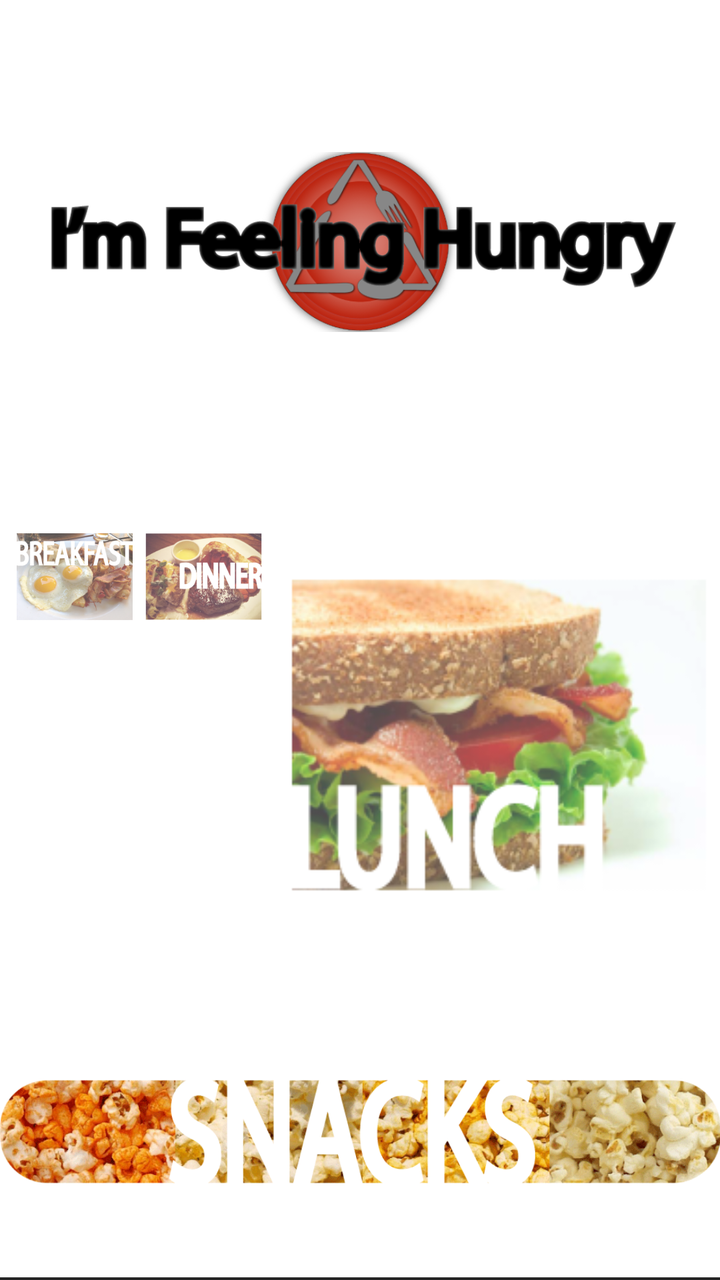
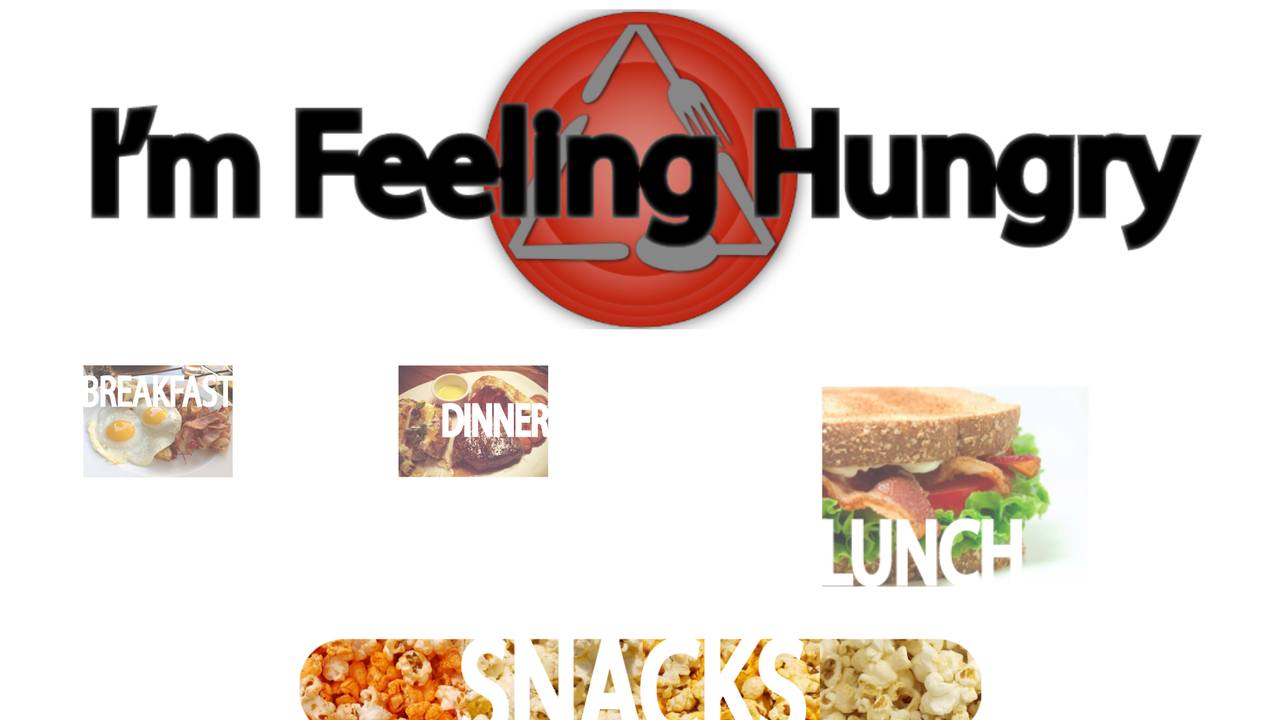

First picture: res/layout/ on a phone held upright. Second picture: the repository's own variant of that layout, on a device whose configuration matches the variant's folder. Source for both follows.
<!-- AndroidManifest.xml: fallback theme Theme.MaterialComponents.DayNight.NoActionBar -->
<!-- res/layout/fragment_hungry.xml -->
<TableLayout xmlns:android="http://schemas.android.com/apk/res/android"
    xmlns:tools="http://schemas.android.com/tools"
    android:layout_width="match_parent"
    android:layout_height="match_parent"
    tools:context=".FragmentHungry" >

    <TableRow
        android:id="@+id/tableRow1"
        android:layout_width="wrap_content"
        android:layout_height="wrap_content"
        android:layout_gravity="top"
        android:layout_weight="1" >

        <ImageButton
            android:id="@+id/hungry_button"
            android:layout_width="wrap_content"
            android:layout_height="wrap_content"
            android:layout_weight="1"
            android:background="@null"
            android:scaleType="fitCenter"
            android:src="@drawable/feeling_hungry" />
    </TableRow>

    <TableRow
        android:id="@+id/tableRow3"
        android:layout_width="wrap_content"
        android:layout_height="wrap_content"
        android:layout_gravity="top"
        android:layout_weight="1" >

        <LinearLayout
            android:layout_width="wrap_content"
            android:layout_height="wrap_content"
            android:layout_margin="5dp" >

            <ImageView
                android:id="@+id/imageViewBreakfast"
                android:layout_width="wrap_content"
                android:layout_height="wrap_content"
                android:layout_weight="1"
                android:scaleType="fitCenter"
                android:src="@drawable/breakfast" />

            <ImageView
                android:id="@+id/imageViewDinner"
                android:layout_width="wrap_content"
                android:layout_height="wrap_content"
                android:layout_weight="1"
                android:src="@drawable/dinner" />

            <ImageView
                android:id="@+id/imageViewLunch"
                android:layout_width="wrap_content"
                android:layout_height="wrap_content"
                android:layout_weight="1"
                android:src="@drawable/lunch" />
        </LinearLayout>
    </TableRow>

    <TableRow
        android:id="@+id/tableRow4"
        android:layout_width="wrap_content"
        android:layout_height="wrap_content"
        android:layout_gravity="top"
        android:layout_weight="1" >

        <ImageView
            android:id="@+id/imageViewSnacks"
            android:layout_width="wrap_content"
            android:layout_height="wrap_content"
            android:layout_weight="1"
            android:src="@drawable/snacks" />
    </TableRow>

    <RelativeLayout
        android:id="@+id/footerHungry"
        android:layout_width="match_parent"
        android:layout_height="wrap_content"
        android:layout_alignParentBottom="true"
        android:layout_alignParentLeft="true"
        android:layout_gravity="bottom"
        android:layout_weight="1"
        android:background="@color/grey_dark"
        android:baselineAligned="true" >

        <ImageButton
            android:id="@+id/imageButtonSearch"
            android:layout_width="wrap_content"
            android:layout_height="wrap_content"
            android:layout_alignParentLeft="true"
            android:layout_centerInParent="true"
            android:layout_gravity="left"
            android:background="@null"
            android:paddingBottom="5dp"
            android:paddingLeft="15dp"
            android:paddingRight="5dp"
            android:paddingTop="5dp"
            android:src="@drawable/search" />

        <ImageButton
            android:id="@+id/imageButton1"
            android:layout_width="wrap_content"
            android:layout_height="wrap_content"
            android:layout_alignBaseline="@+id/imageButtonSearch"
            android:layout_alignParentRight="true"
            android:layout_centerInParent="true"
            android:background="@null"
            android:paddingBottom="5dp"
            android:paddingLeft="5dp"
            android:paddingRight="15dp"
            android:paddingTop="5dp"
            android:src="@drawable/menu" />

    </RelativeLayout>

</TableLayout>
<!-- resources referenced by this layout -->
<resources>
  <color name="grey_dark">#242424</color>
  <!-- drawable breakfast: png bitmap (drawable-xxhdpi, 70042 bytes) -->
  <!-- drawable dinner: png bitmap (drawable-xxhdpi, 73600 bytes) -->
  <!-- drawable feeling_hungry: png bitmap (drawable-mdpi, 72913 bytes) -->
  <!-- drawable lunch: png bitmap (drawable-mdpi, 64880 bytes) -->
  <!-- drawable snacks: png bitmap (drawable-mdpi, 87607 bytes) -->
</resources>
<!-- res/layout-land/fragment_hungry.xml (the repository's variant of the layout above) -->
<!-- drawn on the phone turned sideways -->
<TableLayout xmlns:android="http://schemas.android.com/apk/res/android"
    xmlns:tools="http://schemas.android.com/tools"
    android:layout_width="wrap_content"
    android:layout_height="wrap_content"
    tools:context=".FragmentHungry" >

        <TableRow
            android:id="@+id/tableRow1"
            android:layout_width="wrap_content"
            android:layout_height="wrap_content"
            android:layout_gravity="top"
            android:layout_weight="1" >

            <ImageButton
                android:id="@+id/hungry_button"
                android:layout_width="wrap_content"
                android:layout_height="wrap_content"
                android:layout_weight="1"
                android:background="@null"
                android:scaleType="centerInside"
                android:src="@drawable/feeling_hungry" />

        </TableRow>

        <TableRow
            android:id="@+id/tableRow3"
            android:layout_width="wrap_content"
            android:layout_height="wrap_content"
            android:layout_gravity="top"
            android:layout_weight="1.25" >

            <LinearLayout
                android:layout_width="wrap_content"
                android:layout_height="wrap_content" >

                <ImageView
                    android:id="@+id/imageViewBreakfast"
                    android:layout_width="wrap_content"
                    android:layout_height="wrap_content"
                    android:layout_weight="1"
                    android:scaleType="fitCenter"
                    android:src="@drawable/breakfast" />

                <ImageView
                    android:id="@+id/imageViewDinner"
                    android:layout_width="wrap_content"
                    android:layout_height="wrap_content"
                    android:layout_weight="1"
                    android:src="@drawable/dinner" />

                <ImageView
                    android:id="@+id/imageViewLunch"
                    android:layout_width="wrap_content"
                    android:layout_height="wrap_content"
                    android:layout_weight="1"
                    android:src="@drawable/lunch" />
            </LinearLayout>
            
        </TableRow>

        <TableRow
            android:id="@+id/tableRow4"
            android:layout_width="wrap_content"
            android:layout_height="wrap_content"
            android:layout_gravity="top"
            android:layout_weight="1.25" >

            <ImageView
                android:id="@+id/imageViewSnacks"
                android:layout_width="wrap_content"
                android:layout_height="wrap_content"
                android:layout_weight="1"
                android:scaleType="centerInside"
                android:src="@drawable/snacks" />

        </TableRow>

        <RelativeLayout
            android:id="@+id/footerHungry"
            android:layout_width="match_parent"
            android:layout_height="wrap_content"
            android:layout_gravity="bottom"
            android:layout_weight=".25"
            android:background="@color/grey_dark"
            android:baselineAligned="true" >

            <ImageButton
                android:id="@+id/imageButtonSearch"
                android:layout_width="wrap_content"
                android:layout_height="wrap_content"
                android:layout_alignParentLeft="true"
                android:layout_centerInParent="true"
                android:layout_gravity="left"
                android:background="@null"
                android:paddingBottom="5dp"
                android:paddingLeft="15dp"
                android:paddingRight="5dp"
                android:paddingTop="5dp"
                android:src="@drawable/search" />

            <ImageButton
                android:id="@+id/imageButton1"
                android:layout_width="wrap_content"
                android:layout_height="wrap_content"
                android:layout_alignBaseline="@+id/imageButtonSearch"
                android:layout_alignParentRight="true"
                android:layout_centerInParent="true"
                android:background="@null"
                android:paddingBottom="5dp"
                android:paddingLeft="5dp"
                android:paddingRight="15dp"
                android:paddingTop="5dp"
                android:src="@drawable/menu" />
        </RelativeLayout>
       
</TableLayout>
